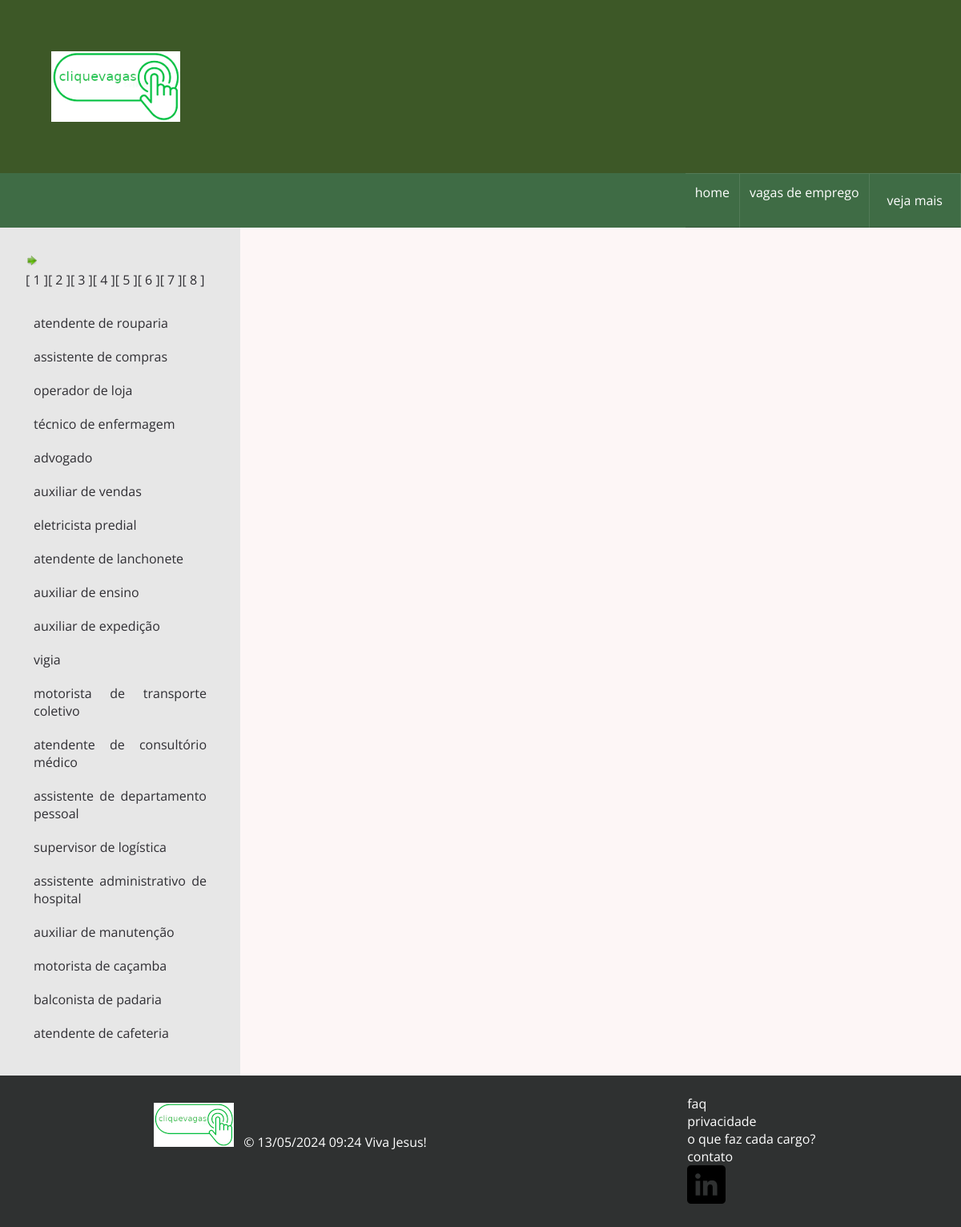
Page /paginas/quero-esta-vaga.php on the committed database.
### tables this page shows
CREATE TABLE `cargo` (
  `id_cargo` int(11) NOT NULL,
  `cargo` varchar(100) NOT NULL,
  `descricao_cargo` text NOT NULL,
  `salario_inicial` float NOT NULL,
  `salario_medio` float NOT NULL
);

### classes/Cargo.class.php (called while the page is built, shortened)
<?php
	class Cargo{
        public function __construct($dados){
			$base = new Conexao("academicosales");
			$conectar = $base->conecta();
			$this->conectar=$conectar;
        }
        public function selecionaCargos(){
			$sql="SELECT * FROM cargo ORDER BY cargo ASC";
			$res=mysqli_query($this->conectar,$sql);
			return $res;
		}
		public function selecionaCargosLimit($inicio,$total_reg){
			$sql="SELECT * FROM cargo LIMIT $inicio,$total_reg";
			$res=mysqli_query($this->conectar,$sql);
			return $res;
		}
    }
?>

### paginas/quero-esta-vaga.php (the view, shortened to what this page needs)
<?php require_once "../classes/Cargo.class.php"; ?>
<!DOCTYPE html>
<html lang="pt-br">
<head>
	<link rel="stylesheet" href="../assets/stylesheet/index.css">
	<link rel="stylesheet" href="../assets/stylesheet/formularios.css">
</head>
<body>
	<header>
		<img src="../assets/images/logo.png"  width="15%" height="15%" alt="logotipo clique vagas">
	</header>
	<nav>
		<ul class="navbar">
			<li><a href="../index.php">home</a></li>
			<li><a href="vagas-de-emprego.php">vagas de emprego</a></li>
			<li><p>veja mais</p>
			</li>
		</ul>
	</nav>
	<main id="container">
	<aside>
			<?php
				$total_reg=20;
				if (isset($_GET["pagina"])) {
					$pagina_atual=$_GET["pagina"];
				} else {
					$pagina_atual=1;
				}
				$inicio=$pagina_atual-1;
				$inicio=$inicio*$total_reg;
				$cargo = new Cargo($_POST);
				$executar=$cargo->selecionaCargosLimit($inicio,$total_reg);
				$lista_todos_cargos=mysqli_num_rows($cargo->selecionaCargos());
				$total_paginas=$lista_todos_cargos/$total_reg;
				$proxima_pagina=$pagina_atual+1;
				if ($pagina_atual<$total_paginas) {
					echo "<a href='?pagina=$proxima_pagina'><img src='../assets/images/proximo.png' alt='proximo'></a>";
				}
				echo "<br />";
				for ($indice=0;$indice<$total_paginas;$indice++) {
					echo "<a href='?pagina=".($indice+1)."'>[ ".($indice+1)." ]</a>";
				}
				echo "<br /><br />";
				while($row=mysqli_fetch_array($executar)) {
					$id_cargo=$row['id_cargo'];
					$cargo=$row['cargo'];
			?>
			<p><a href="vagas-mais-acessadas.php?opcao=mostra&id_cargo=<?php echo $id_cargo; ?>"> <?php echo $cargo; ?></a></p>
			<?php
				}
			?>
		</aside>
        <section>
            <article>
            </article>
		</section>
	</main>
	<footer>
	<p><img src="../assets/images/mini-logo.png" alt="logotipo clique vagas">  &nbsp; &copy; <?php echo date("d/m/Y h:i");  ?> Viva Jesus!</p>
		<ul>
			<li><a href="faq.php">faq</a></li>
			<li><a href="privacidade.php">privacidade</a></li>
			<li><a href="descricao-cargo.php">o que faz cada cargo?</a></li>
			<li><a href="contato.php">contato</a></li>
			<li><a href="https://www.linkedin.com/in/flavio-silva-sales" target="_blanck"><img src="../assets/images/in-1.png" alt="linkedin flavio da silva sales"></a></li>
		</ul>
	</footer>
</body>
</html>

### assets/stylesheet/index.css (style rules this page uses)
* { margin: 0; padding: 0; border: 0; box-sizing: border-box; }
html, body { height: 100%; }
body { font-family: 'Open Sans','Roboto', tahoma, verdana, sans-serif; color: #2F2E33; }
a { color: #2F2E33; text-decoration: none; }
p { font-family: 'Open Sans','Roboto', tahoma, verdana, sans-serif; color: #2F2E33; text-align: justify; padding: 10px; }
header { padding: 64px; background-color: #3d5827; display: flex; flex-flow: row wrap; align-items: center; justify-content: space-between; }
aside { width: 100vw; height: auto; padding: 32px; }
section { width: 100vw; height: auto; padding: 32px; background-color: #FDF6F6; }
article { padding: 32px; }
footer { padding: 24px; color: #ffffff; background-color: #2f3131; display: flex; flex-direction: row; justify-content: space-around; }
footer ul li { list-style: none; }
footer ul li a, footer p { color: #ffffff; }
nav { background-color: #3F6C45; }
.navbar { list-style: none; display: none; }
.navbar li { list-style: none; padding: 12px; text-align: center; border-top: 1px solid rgba(255, 255, 255, 0.1); border-bottom: 1px solid rgba(0, 0, 0, 0.2); }
.navbar a, .navbar li > p { text-decoration: none; color: #ffffff; text-align: center; }
@media (min-width: 768px) { .navbar { display: flex; flex-flow: row wrap; justify-content: end; } }
@media (min-width: 768px) { .navbar li { border-right: 1px solid rgba(255, 255, 255, 0.1); } }
@media (min-width: 768px) { #container { display: flex; } }
@media (min-width: 768px) { section { width: 75vw; flex: 75%; } }
@media (min-width: 768px) { aside { align-items: center; width: 25vw; flex: 25%; background-color: #e7e7e7; } }

### rows in the picture
cargo: cargo "atendente de rouparia"
cargo: cargo "assistente de compras"
cargo: cargo "operador de loja"
cargo: cargo "técnico de enfermagem"
cargo: cargo "advogado"
cargo: cargo "auxiliar de vendas"
cargo: cargo "eletricista predial"
cargo: cargo "atendente de lanchonete"
cargo: cargo "auxiliar de ensino"
cargo: cargo "auxiliar de expedição"
cargo: cargo "vigia"
cargo: cargo "motorista de transporte coletivo"
cargo: cargo "atendente de consultório médico"
cargo: cargo "assistente de departamento pessoal"
cargo: cargo "supervisor de logística"
cargo: cargo "assistente administrativo de hospital"
cargo: cargo "auxiliar de manutenção"
cargo: cargo "motorista de caçamba"
cargo: cargo "balconista de padaria"
cargo: cargo "atendente de cafeteria"
